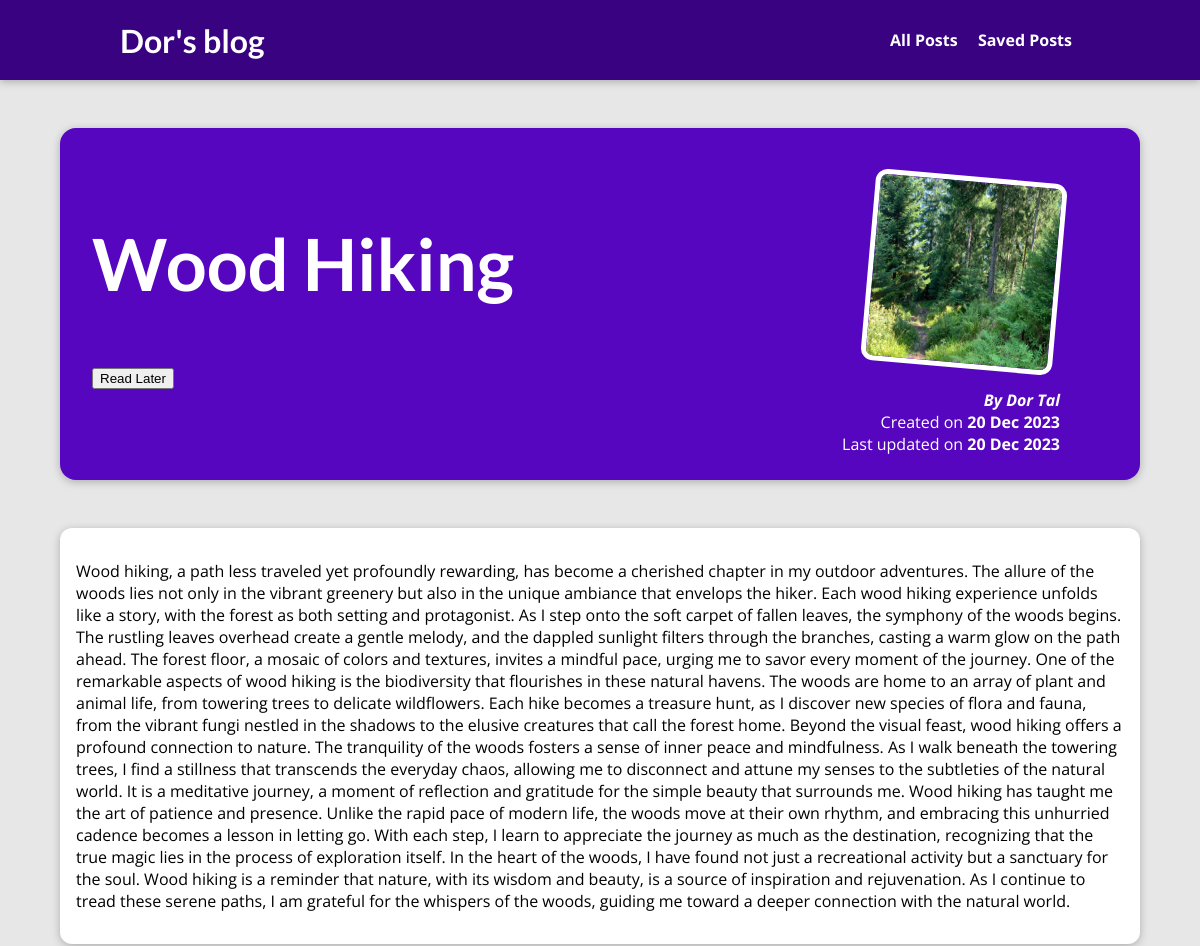
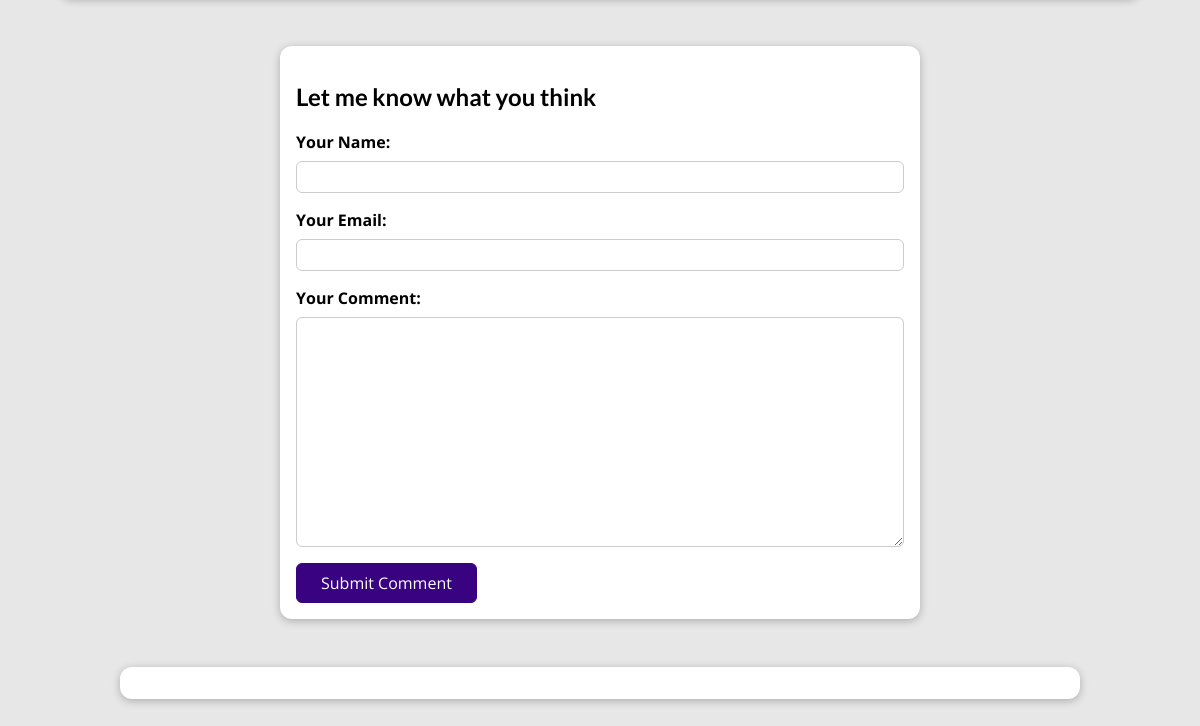
Before: /all_posts/wood-hiking with the older database file (2 pictures, top to bottom).
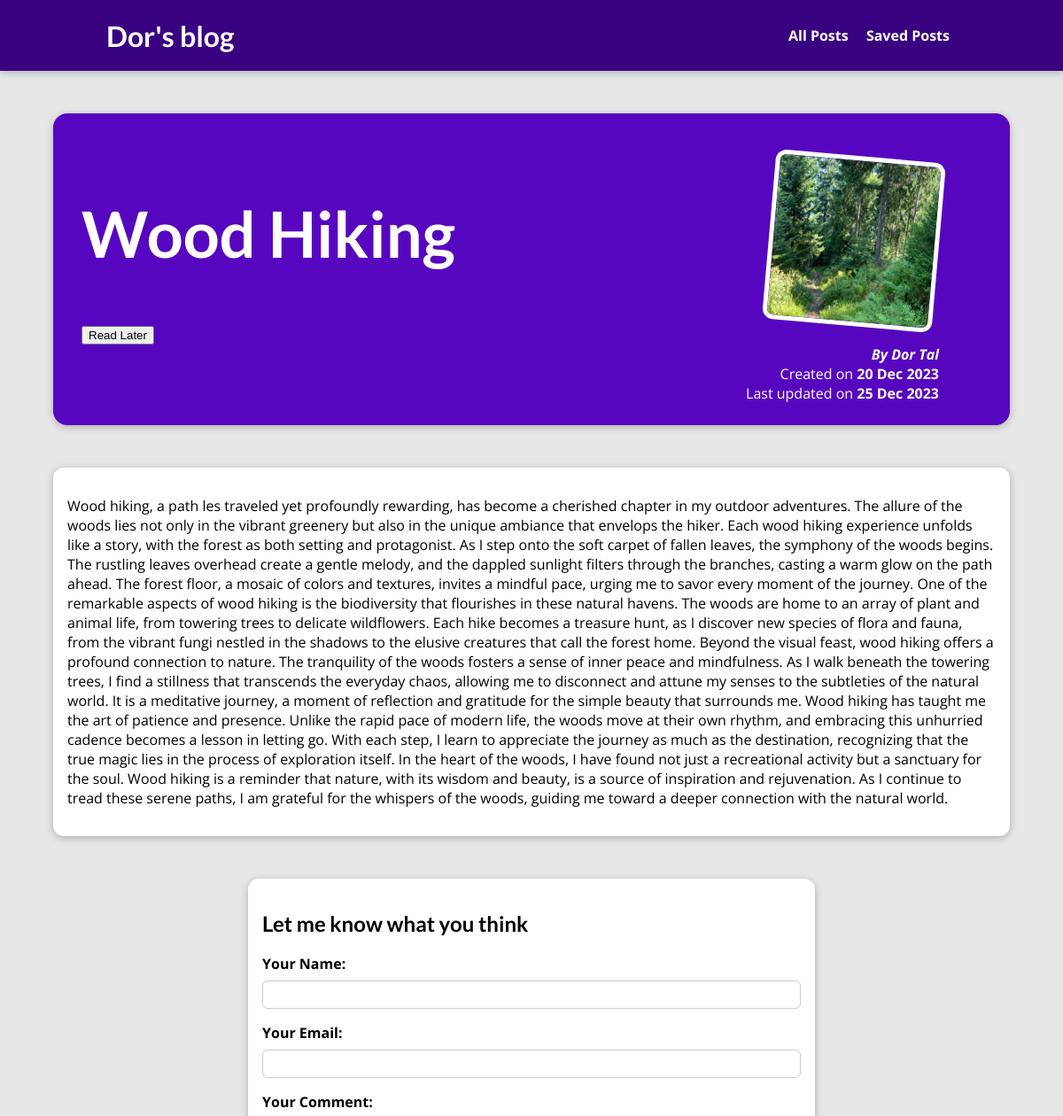
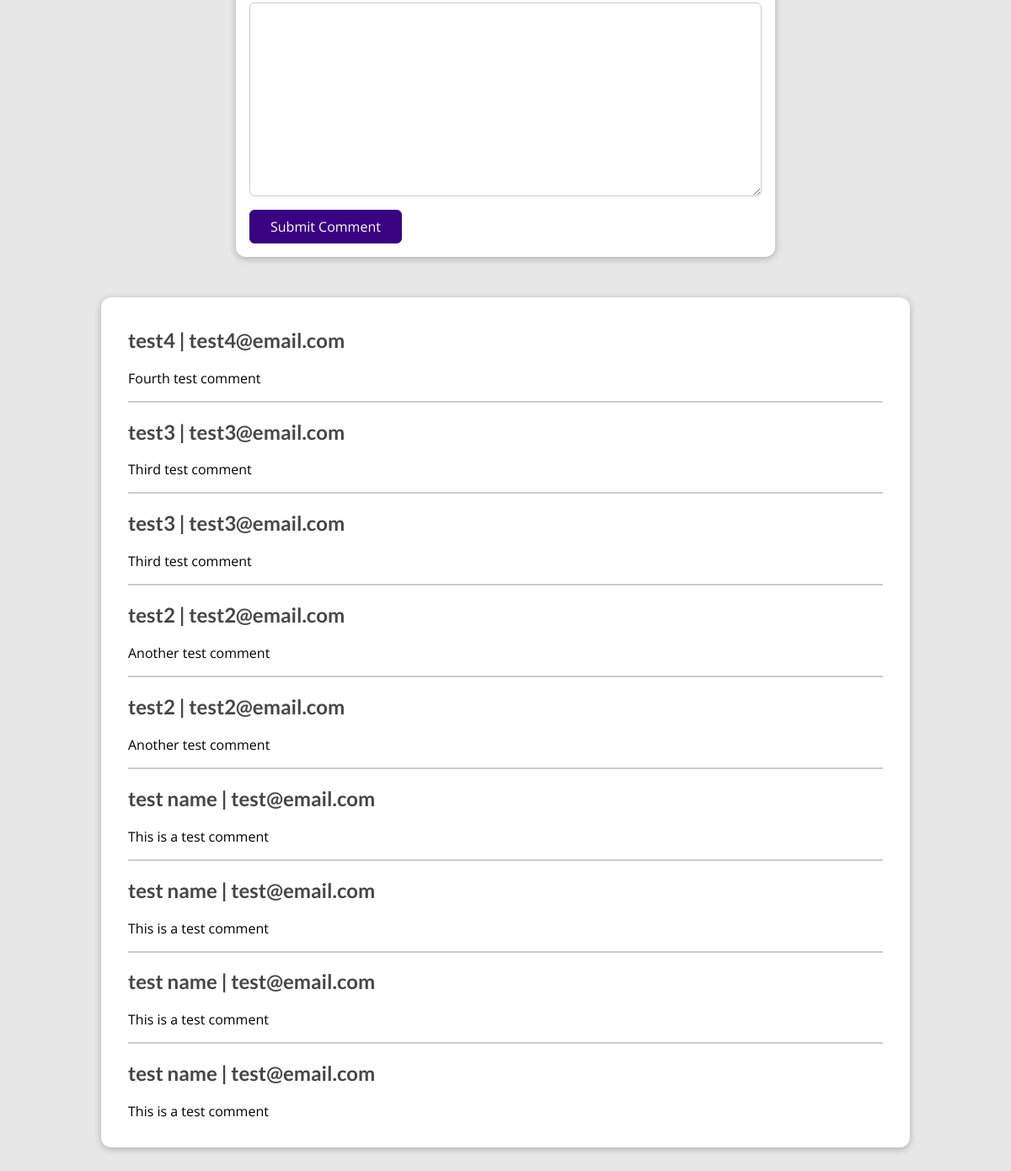
After: the same page with the newer database file (2 pictures, top to bottom).
### blog/models.py (models this page shows, shortened)
class Post(models.Model):
    title = models.CharField(max_length=200)
    summary = models.CharField(max_length=500)
    image_name = models.CharField(max_length=500)
    created_date = models.DateField(editable=False)
    last_modified_date = models.DateField(editable=False)
    content = models.CharField(max_length=3000)
    slug = models.SlugField(db_index=True, null=False, blank=False)
    author = models.ForeignKey(Author, null=True, on_delete=models.CASCADE,
                               to_field="email", db_column="email")
    tags = models.ManyToManyField(Tag, related_name="tags")

class Author(models.Model):
    first_name = models.CharField(max_length=50)
    last_name = models.CharField(max_length=50)
    email = models.EmailField(primary_key=True)
    def full_name(self):
        return f'{self.first_name} {self.last_name}'
    def __str__(self) -> str:
        return self.full_name()

class Comment(models.Model):
    user_name = models.CharField(max_length=100)
    user_email = models.EmailField()
    content = models.TextField(max_length=750)
    post_id = models.ForeignKey(Post, on_delete=models.CASCADE, related_name="comments")
    created_date = models.DateTimeField(editable=False)

### blog/views.py (the view, shortened to what this page needs)
# urls.py: path('all_posts/<slug:slug>', views.SinglePostView.as_view(), name='single_post'),
class SinglePostView(View):
    def get(self, request, slug):
        cur_post = Post.objects.get(slug=slug)
        return render(request, 'blog/post-detail.html',
                      {'blog_data': cur_post,
                       'comment_form': CommentForm(),
                       'comments': cur_post.comments.all().order_by("-id"),
                       'is_saved': is_post_saved(request, cur_post)})

### blog/forms.py
class CommentForm(forms.ModelForm):
    class Meta:
        model = Comment
        fields = ['user_name', 'user_email', 'content']
        labels = {
            'user_name': 'Your Name',
            'user_email': 'Your Email',
            'content': 'Your Comment'
        }

### blog/views.py (called while the page is built)
def is_post_saved(request, post_obj: Post):
    stored_posts = request.session.get('stored_posts')
    if stored_posts is None:
        return False
    return post_obj.id in stored_posts

### blog/templates/blog/post-detail.html (shortened to what this page needs)
{% extends "base.html" %}
{% load static %}
{% block css_files %}
    <link rel="stylesheet" href="{% static "blog/post-detail.css" %}" />
{% endblock %}
{% block content %}
    <section id="summary">
        <h2>{{blog_data.title|title}}</h2>
        <article>
            <img src="{% static "blog/images/"|add:blog_data.image_name %}" alt={{blog_data.title}} />
            <address>By {{blog_data.author}}</address>
            <div>Created on <time>{{blog_data.created_date|date:"d M Y"}}</time></div>
            <div>Last updated on <time>{{blog_data.last_modified_date|date:"d M Y"}}</time></div>
        </article>
        <div id="read-later">
            <form action="{% url "save_post" %}" method="POST">
                <button>
                    {% if is_saved %}
                        Unsave post
                    {% else %}
                        Read Later
                    {% endif %}
            </form>
        </div>
    </section>
    <main>
        <p>{{ blog_data.content|linebreaks }}</p>
    </main>
    <section id="comment-form">
        <h2>Let me know what you think</h2>
        <form action={% url "single_post" blog_data.slug %} method="POST">
            {% for form_field in comment_form %}
                <div class="form-control">
                    {{ form_field.label_tag }}
                    {{ form_field }}
                </div>
        {% endfor %}
        <button>Submit Comment</button>
        </form>
    </section>
    <section id="comments">
        <ul>
            {% for comment in comments %}
                <li>
                    <h2>{{ comment.user_name }} | {{ comment.user_email }} </h2>
                    <p>{{ comment.content }}<p>
                </li>
            {% endfor %}
        </ul>
    </section>
{% endblock %}

### templates/base.html (shortened to what this page needs)
{% load static %}
<!DOCTYPE html>
<html lang="en">
<head>
    <link rel="stylesheet" href="{% static "base.css" %}"/>
    {% block css_files %}{%endblock%}
</head>
<header id="main-navigation">
    <h1><a href={% url "index_page" %}>Dor's blog</a></h1>
    <nav id="secondary-nav">
        <a href={% url "all_posts" %}>All Posts</a>
        <a href={% url "saved_posts" %}>Saved Posts</a>
    </nav>
</header>
<body>
    {%block content %}
    {%endblock%}
</body>
</html>

### static/base.css (style rules this page uses)
* { box-sizing: border-box; }
html { font-family: 'Open Sans', 'Lato', sans-serif; }
body { margin: 0; }
h1, h2, h3 { font-family: 'Lato', sans-serif; font-weight: bold; }
#main-navigation { width: 100%; height: 5rem; display: flex; justify-content: space-between; align-items: center; padding: 0 10%; position: absolute; top: 0; left: 0; }
#main-navigation a { text-decoration: none; color: white; font-weight: bold; }
#main-navigation #secondary-nav a { margin: 0.5rem }

### blog/static/blog/post-detail.css (style rules this page uses)
body { background-color: #e7e7e7; }
#main-navigation { background-color: #390281; box-shadow: 0 2px 8px rgba(0, 0, 0, 0.25); }
#summary { margin: 8rem auto 3rem auto; padding: 2rem; width: 90%; max-width: 90rem; border-radius: 16px; background-color: #5706c0; position: relative; box-shadow: 0 2px 8px rgba(0, 0, 0, 0.25); height: 22rem; }
#summary h2 { color: white; font-size: 4.5rem; }
#summary article { position: absolute; top: 2rem; right: 3rem; padding: 1rem 2rem; border-radius: 12px; text-align: right; color: white; }
#summary article img { width: 12rem; height: 12rem; border-radius: 12px; transform: rotateZ(5deg); border: 5px solid white; margin-bottom: 1rem; }
#summary address { font-weight: bold; }
#summary time { font-weight: bold; }
main { width: 90%; max-width: 90rem; margin: 3rem auto; background-color: white; padding: 1rem; border-radius: 12px; box-shadow: 0 2px 8px rgba(0, 0, 0, 0.25); }
#comment-form { margin: 3rem auto; width: 90%; max-width: 40rem; border-radius: 12px; background-color: white; box-shadow: 0 2px 8px rgba(0, 0, 0, 0.25); padding: 1rem; }
#comment-form button { font: inherit; background-color: #390281; color: white; border: 1px solid #390281; padding: 0.5rem 1.5rem; border-radius: 6px; cursor: pointer; }
.form-control { margin-bottom: 1rem; }
.form-control label { font-weight: bold; margin-bottom: 0.5rem; display: block; }
.form-control input, .form-control textarea { display: block; width: 100%; font: inherit; padding: 0.25rem; border-radius: 6px; border: 1px solid #ccc; }
#comments { margin: 3rem auto; width: 90%; max-width: 60rem; border-radius: 12px; background-color: white; box-shadow: 0 2px 8px rgba(0, 0, 0, 0.25); padding: 1rem 2rem; }
#comments ul { list-style: none; margin: 0; padding: 0; }
#comments li { margin-bottom: 1rem; border-bottom: 2px solid #ccc; }
#comments li:last-of-type { border-bottom: none; }
#comments h2 { color: #464646; }

Changed rows visible on the page:
changed Post "Wood Hiking": last_modified_date "20 Dec 2023" → "25 Dec 2023"; content "Wood hiking, a path less traveled yet profoundly rewarding,…" → "Wood hiking, a path les traveled yet profoundly rewarding,…"
added Comment: user_name "test4", user_email "test4@email.com", content "Fourth test comment"
added Comment: user_name "test3", user_email "test3@email.com", content "Third test comment"
added Comment: user_name "test3", user_email "test3@email.com", content "Third test comment"
added Comment: user_name "test2", user_email "test2@email.com", content "Another test comment"
added Comment: user_name "test2", user_email "test2@email.com", content "Another test comment"
added Comment: user_name "test name", user_email "test@email.com", content "This is a test comment"
added Comment: user_name "test name", user_email "test@email.com", content "This is a test comment"
added Comment: user_name "test name", user_email "test@email.com", content "This is a test comment"
added Comment: user_name "test name", user_email "test@email.com", content "This is a test comment"
